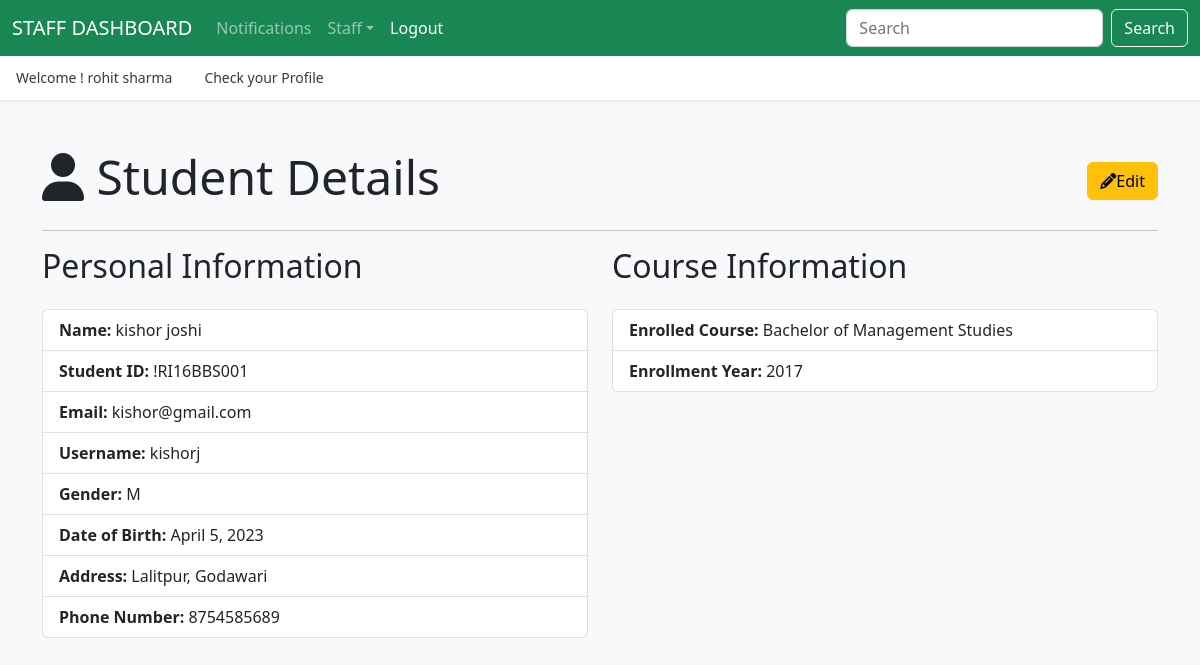
/hod/student/view/2/ (signed in), run on the app's committed database.
### authentication/models.py (models this page shows, shortened)
class UserProfile(models.Model):
    user = models.OneToOneField(User, on_delete=models.CASCADE)
    usertype = models.CharField(max_length=50)

### app_hod/models.py (models this page shows, shortened)
class Student(models.Model):
    user = models.OneToOneField(UserProfile, on_delete=models.CASCADE)
    student_id = models.CharField(max_length=20, unique=True)
    gender = models.CharField(max_length=1, choices=[('M', 'Male'), ('F', 'Female')])
    dob = models.DateField()
    address = models.TextField()
    phone_number = models.CharField(max_length=20)
    course = models.ForeignKey(Course,on_delete=models.DO_NOTHING)
    enrollment_year = models.CharField(max_length=100, default=None)
    created_at = models.DateTimeField(auto_now_add=True)
    updated_at = models.DateTimeField(auto_now=True)

class Course(models.Model):
    name = models.CharField(max_length=100)
    created_at = models.DateTimeField(auto_now_add=True)
    updated_at = models.DateTimeField(auto_now=True)
    def __str__(self):
        return self.name

### app_hod/views.py (the view)
# urls.py: path('student/view/<int:id>/', views.student_view, name='view-student'),
@login_required(login_url='/login/')
def student_view(request, id):
    student = Student.objects.get(id=id)
    context = {"data": student}
    return render(request, 'hod/student_view.html', context)

### templates/hod/student_view.html (shortened to what this page needs)
{% extends "layouts/master.html" %}
{% block content %}
<div class="container my-5">
    <div class="d-flex justify-content-between align-items-center">
        <h1 class="display-5 mb-2"><i class="fas fa-user"></i> Student Details</h1>
        <a href="{% url 'edit-student' data.id %}" class="btn btn-warning"><i class="fas fa-pencil-alt"></i>Edit</a>
    </div>
    <hr>
    <div class="row">
        <div class="col-md-6">
            <h2 class="mb-4">Personal Information</h2>
            <ul class="list-group">
                <li class="list-group-item"><strong>Name:</strong> {{ data.user.user.first_name }} {{ data.user.user.last_name }}</li>
                <li class="list-group-item"><strong>Student ID:</strong> {{ data.student_id }}</li>
                <li class="list-group-item"><strong>Email:</strong> {{ data.user.user.email }}</li>
                <li class="list-group-item"><strong>Username:</strong> {{ data.user.user.username }}</li>
                <li class="list-group-item"><strong>Gender:</strong> {{ data.gender }}</li>
                <li class="list-group-item"><strong>Date of Birth:</strong> {{ data.dob }}</li>
                <li class="list-group-item"><strong>Address:</strong> {{ data.address }}</li>
                <li class="list-group-item"><strong>Phone Number:</strong> {{ data.phone_number }}</li>
            </ul>
        </div>
        <div class="col-md-6">
            <h2 class="mb-4">Course Information</h2>
            <ul class="list-group">
                <li class="list-group-item"><strong>Enrolled Course:</strong> {{ data.course }}</li>
                <li class="list-group-item"><strong>Enrollment Year:</strong> {{ data.enrollment_year }}</li>
            </ul>
        </div>
    </div>
</div>
{% endblock content %}

### templates/layouts/master.html (shortened to what this page needs)
{% load static %}
<!doctype html>
<html lang="en">
<head>
  <link rel="stylesheet" href="https://cdnjs.cloudflare.com/ajax/libs/font-awesome/6.4.0/css/all.min.css">
  <link href="https://cdn.jsdelivr.net/npm/bootstrap@5.2.3/dist/css/bootstrap.min.css" rel="stylesheet">
  <link href="{% static 'css/offcanvas.css' %}" rel="stylesheet">
</head>
<body class="bg-light">
  {% if user.userprofile.usertype == 'hod' %}
  <nav class="navbar navbar-expand-lg fixed-top navbar-dark bg-success" aria-label="Main navigation">
    <div class="container-fluid">
      <a class="navbar-brand" href="{% url 'hodpage' %}" style="text-transform:uppercase;">{{ user.userprofile.usertype }} Dashboard</a>
      <button class="navbar-toggler p-0 border-0" type="button" id="navbarSideCollapse" aria-label="Toggle navigation">
        <span class="navbar-toggler-icon"></span>
      </button>
      <div class="navbar-collapse offcanvas-collapse" id="navbarsExampleDefault">
        <ul class="navbar-nav me-auto mb-2 mb-lg-0">
          <li class="nav-item dropdown">
            <a class="nav-link dropdown-toggle" href="#" id="dropdown00" data-bs-toggle="dropdown" aria-expanded="false">Notification</a>
            <ul class="dropdown-menu" aria-labelledby="dropdown00">
              <li><a class="dropdown-item" href="{% url 'send-studentnotification' %}">Student Notification</a></li>
              <li><a class="dropdown-item" href="{% url 'send-staffnotification' %}">Staff Notification</a></li>
            </ul>
          </li>
          <li class="nav-item dropdown">
            <a class="nav-link dropdown-toggle" href="#" id="dropdown01" data-bs-toggle="dropdown" aria-expanded="false">Course</a>
            <ul class="dropdown-menu" aria-labelledby="dropdown01">
              <li><a class="dropdown-item" href="{% url 'add-course' %}">Add Course</a></li>
              <li><a class="dropdown-item" href="{% url 'list-course' %}">View Course</a></li>
            </ul>
          </li>
          <li class="nav-item dropdown">
            <a class="nav-link dropdown-toggle" href="#" id="dropdown02" data-bs-toggle="dropdown" aria-expanded="false">Student</a>
            <ul class="dropdown-menu" aria-labelledby="dropdown02">
              <li><a class="dropdown-item" href="{% url 'add-student' %}">Add Student</a></li>
              <li><a class="dropdown-item" href="{% url 'list-student' %}">View Student</a></li>
            </ul>
          </li>
          <li class="nav-item dropdown">
            <a class="nav-link dropdown-toggle" href="#" id="dropdown03" data-bs-toggle="dropdown" aria-expanded="false">Staff</a>
            <ul class="dropdown-menu" aria-labelledby="dropdown03">
              <li><a class="dropdown-item" href="{% url 'add-staff' %}">Add Staff</a></li>
              <li><a class="dropdown-item" href="{% url 'list-staff' %}">View Staff</a></li>
            </ul>
          </li>
          <li class="nav-item dropdown">
            <a class="nav-link dropdown-toggle" href="#" id="dropdown04" data-bs-toggle="dropdown" aria-expanded="false">Subject</a>
            <ul class="dropdown-menu" aria-labelledby="dropdown04">
              <li><a class="dropdown-item" href="{% url 'add-subject' %}">Add Subject</a></li>
              <li><a class="dropdown-item" href="{% url 'list-subject' %}">View Subject</a></li>
            </ul>
          </li>
          <li class="nav-item">
            <a class="nav-link active" aria-current="page" href="{% url 'logout' %}">Logout</a>
          </li>
        </ul>
        <form class="d-flex">
          <input class="form-control me-2" type="search" placeholder="Search" aria-label="Search">
          <button class="btn btn-outline-light" type="submit">Search</button>
        </form>
      </div>
    </div>
  </nav>
  {% elif user.userprofile.usertype == 'staff' %}
  <nav class="navbar navbar-expand-lg fixed-top navbar-dark bg-success" aria-label="Main navigation">
    <div class="container-fluid">
      <a class="navbar-brand" href="{% url 'staffpage' %}" style="text-transform:uppercase;">{{ user.userprofile.usertype }} Dashboard</a>
      <div class="navbar-collapse offcanvas-collapse" id="navbarsExampleDefault">
        <ul class="navbar-nav me-auto mb-2 mb-lg-0">
          <li class="nav-item">
            <a class="nav-link" href="{% url 'staff-notification' %}">Notifications</a>
          </li>
          <li class="nav-item dropdown">
            <a class="nav-link dropdown-toggle" href="#" id="dropdown03" data-bs-toggle="dropdown" aria-expanded="false">Staff</a>
          </li>
          <li class="nav-item">
            <a class="nav-link active" aria-current="page" href="{% url 'logout' %}">Logout</a>
          </li>
        </ul>
        <form class="d-flex">
          <input class="form-control me-2" type="search" placeholder="Search" aria-label="Search">
          <button class="btn btn-outline-light" type="submit">Search</button>
        </form>
      </div>
    </div>
  </nav>
  {% endif %}
  <div class="nav-scroller bg-body shadow-sm">
    <nav class="nav nav-underline" aria-label="Secondary navigation">
      <p class="nav-link active" aria-current="page">Welcome ! {{ user.first_name }} {{ user.last_name }}</p>
      <a class="nav-link active" aria-current="page"
      {% if user.userprofile.usertype == 'hod' %}
      href=" {% url 'hodprofile' %}"
      {% elif user.userprofile.usertype == 'staff' %}
      href=" {% url 'staffprofile' %}"
      {% elif user.userprofile.usertype == 'student' %}
      href=" {% url 'studentprofile' %}"
      {% endif %}>Check your Profile</a>
    </nav>
  </div>
  {% block content %}
  {% endblock %}
</body>
</html>

### static/css/offcanvas.css (style rules this page uses)
html, body { overflow-x: hidden; }
body { padding-top: 56px; }
.nav-scroller { position: relative; z-index: 2; height: 2.75rem; overflow-y: hidden; }
.nav-scroller .nav { display: flex; flex-wrap: nowrap; padding-bottom: 1rem; margin-top: -1px; overflow-x: auto; color: rgba(255, 255, 255, .75); text-align: center; white-space: nowrap; -webkit-overflow-scrolling: touch; }
.nav-underline .nav-link { padding-top: .75rem; padding-bottom: .75rem; font-size: .875rem; color: #6c757d; }
.nav-underline .active { font-weight: 500; color: #343a40; }

### data on the page
Student: user.user.first_name "kishor", user.user.last_name "joshi", student_id "!RI16BBS001", user.user.email "kishor@gmail.com", user.user.username "kishorj", gender "M", dob "April 5, 2023", address "Lalitpur, Godawari", phone_number "8754585689", course "Bachelor of Management Studies", enrollment_year "2017"

### other printed values
{{ user.userprofile.usertype }} "STAFF"
{{ user.first_name }} "rohit"
{{ user.last_name }} "sharma"
